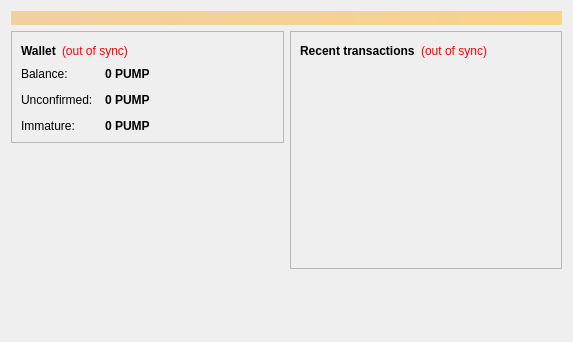
<?xml version="1.0" encoding="UTF-8"?>
<ui version="4.0">
 <class>OverviewPage</class>
 <widget class="QWidget" name="OverviewPage">
  <property name="geometry">
   <rect>
    <x>0</x>
    <y>0</y>
    <width>573</width>
    <height>342</height>
   </rect>
  </property>
  <property name="windowTitle">
   <string>Form</string>
  </property>
  <layout class="QVBoxLayout" name="topLayout">
   <item>
    <widget class="QLabel" name="labelAlerts">
     <property name="visible">
      <bool>false</bool>
     </property>
     <property name="styleSheet">
      <string notr="true">background-color: qlineargradient(x1: 0, y1: 0, x2: 1, y2: 0, stop:0 #F0D0A0, stop:1 #F8D488); color:#000000;</string>
     </property>
     <property name="wordWrap">
      <bool>true</bool>
     </property>
     <property name="margin">
      <number>3</number>
     </property>
    </widget>
   </item>
   <item>
    <layout class="QHBoxLayout" name="horizontalLayout" stretch="1,1">
     <item>
      <layout class="QVBoxLayout" name="verticalLayout_2">
       <item>
        <widget class="QFrame" name="frame">
         <property name="frameShape">
          <enum>QFrame::StyledPanel</enum>
         </property>
         <property name="frameShadow">
          <enum>QFrame::Raised</enum>
         </property>
         <layout class="QVBoxLayout" name="verticalLayout_4">
          <item>
           <layout class="QHBoxLayout" name="horizontalLayout_4">
            <item>
             <widget class="QLabel" name="label_5">
              <property name="font">
               <font>
                <weight>75</weight>
                <bold>true</bold>
               </font>
              </property>
              <property name="text">
               <string>Wallet</string>
              </property>
             </widget>
            </item>
            <item>
             <widget class="QLabel" name="labelWalletStatus">
              <property name="toolTip">
               <string>The displayed information may be out of date. Your wallet automatically synchronizes with the PumpCoin network after a connection is established, but this process has not completed yet.</string>
              </property>
              <property name="styleSheet">
               <string notr="true">QLabel { color: red; }</string>
              </property>
              <property name="text">
               <string notr="true">(out of sync)</string>
              </property>
              <property name="alignment">
               <set>Qt::AlignLeading|Qt::AlignLeft|Qt::AlignVCenter</set>
              </property>
             </widget>
            </item>
            <item>
             <spacer name="horizontalSpacer_2">
              <property name="orientation">
               <enum>Qt::Horizontal</enum>
              </property>
              <property name="sizeHint" stdset="0">
               <size>
                <width>40</width>
                <height>20</height>
               </size>
              </property>
             </spacer>
            </item>
           </layout>
          </item>
          <item>
           <layout class="QFormLayout" name="formLayout_2">
            <property name="fieldGrowthPolicy">
             <enum>QFormLayout::AllNonFixedFieldsGrow</enum>
            </property>
            <property name="horizontalSpacing">
             <number>12</number>
            </property>
            <property name="verticalSpacing">
             <number>12</number>
            </property>
            <item row="0" column="0">
             <widget class="QLabel" name="label">
              <property name="text">
               <string>Balance:</string>
              </property>
             </widget>
            </item>
            <item row="0" column="1">
             <widget class="QLabel" name="labelBalance">
              <property name="font">
               <font>
                <weight>75</weight>
                <bold>true</bold>
               </font>
              </property>
              <property name="cursor">
               <cursorShape>IBeamCursor</cursorShape>
              </property>
              <property name="toolTip">
               <string>Your current balance</string>
              </property>
              <property name="text">
               <string notr="true">0 PUMP</string>
              </property>
              <property name="textInteractionFlags">
               <set>Qt::LinksAccessibleByMouse|Qt::TextSelectableByKeyboard|Qt::TextSelectableByMouse</set>
              </property>
             </widget>
            </item>
            <item row="1" column="0">
             <widget class="QLabel" name="label_3">
              <property name="text">
               <string>Unconfirmed:</string>
              </property>
             </widget>
            </item>
            <item row="1" column="1">
             <widget class="QLabel" name="labelUnconfirmed">
              <property name="font">
               <font>
                <weight>75</weight>
                <bold>true</bold>
               </font>
              </property>
              <property name="cursor">
               <cursorShape>IBeamCursor</cursorShape>
              </property>
              <property name="toolTip">
               <string>Total of transactions that have yet to be confirmed, and do not yet count toward the current balance</string>
              </property>
              <property name="text">
               <string notr="true">0 PUMP</string>
              </property>
              <property name="textInteractionFlags">
               <set>Qt::LinksAccessibleByMouse|Qt::TextSelectableByKeyboard|Qt::TextSelectableByMouse</set>
              </property>
             </widget>
            </item>
            <item row="2" column="0">
             <widget class="QLabel" name="labelImmatureText">
              <property name="text">
               <string>Immature:</string>
              </property>
             </widget>
            </item>
            <item row="2" column="1">
             <widget class="QLabel" name="labelImmature">
              <property name="font">
               <font>
                <weight>75</weight>
                <bold>true</bold>
               </font>
              </property>
              <property name="toolTip">
               <string>Mined balance that has not yet matured</string>
              </property>
              <property name="text">
               <string notr="true">0 PUMP</string>
              </property>
              <property name="textInteractionFlags">
               <set>Qt::LinksAccessibleByMouse|Qt::TextSelectableByKeyboard|Qt::TextSelectableByMouse</set>
              </property>
             </widget>
            </item>
           </layout>
          </item>
         </layout>
        </widget>
       </item>
       <item>
        <spacer name="verticalSpacer">
         <property name="orientation">
          <enum>Qt::Vertical</enum>
         </property>
         <property name="sizeHint" stdset="0">
          <size>
           <width>20</width>
           <height>40</height>
          </size>
         </property>
        </spacer>
       </item>
      <item>
         <widget class="QLabel" name="coinimage">
          <property name="text">
           <string/>
          </property>
          <property name="pixmap">
           <pixmap resource="../bitcoin.qrc">:/icons/bitcoin</pixmap>
          </property>
          <property name="scaledContents">
           <bool>false</bool>
          </property>
          <property name="alignment">
           <set>Qt::AlignCenter</set>
          </property>
          <property name="margin">
           <number>-2</number>
          </property>
         </widget>
        </item>
      </layout>
     </item>
     <item>
      <layout class="QVBoxLayout" name="verticalLayout_3">
       <item>
        <widget class="QFrame" name="frame_2">
         <property name="frameShape">
          <enum>QFrame::StyledPanel</enum>
         </property>
         <property name="frameShadow">
          <enum>QFrame::Raised</enum>
         </property>
         <layout class="QVBoxLayout" name="verticalLayout">
          <item>
           <layout class="QHBoxLayout" name="horizontalLayout_2">
            <item>
             <widget class="QLabel" name="label_4">
              <property name="text">
               <string>&lt;b&gt;Recent transactions&lt;/b&gt;</string>
              </property>
             </widget>
            </item>
            <item>
             <widget class="QLabel" name="labelTransactionsStatus">
              <property name="toolTip">
               <string>The displayed information may be out of date. Your wallet automatically synchronizes with the PumpCoin network after a connection is established, but this process has not completed yet.</string>
              </property>
              <property name="styleSheet">
               <string notr="true">QLabel { color: red; }</string>
              </property>
              <property name="text">
               <string notr="true">(out of sync)</string>
              </property>
              <property name="alignment">
               <set>Qt::AlignRight|Qt::AlignTrailing|Qt::AlignVCenter</set>
              </property>
             </widget>
            </item>
            <item>
             <spacer name="horizontalSpacer">
              <property name="orientation">
               <enum>Qt::Horizontal</enum>
              </property>
              <property name="sizeHint" stdset="0">
               <size>
                <width>40</width>
                <height>20</height>
               </size>
              </property>
             </spacer>
            </item>
           </layout>
          </item>
          <item>
           <widget class="QListView" name="listTransactions">
            <property name="styleSheet">
             <string notr="true">QListView { background: transparent; }</string>
            </property>
            <property name="frameShape">
             <enum>QFrame::NoFrame</enum>
            </property>
            <property name="verticalScrollBarPolicy">
             <enum>Qt::ScrollBarAlwaysOff</enum>
            </property>
            <property name="horizontalScrollBarPolicy">
             <enum>Qt::ScrollBarAlwaysOff</enum>
            </property>
            <property name="selectionMode">
             <enum>QAbstractItemView::NoSelection</enum>
            </property>
           </widget>
          </item>
         </layout>
        </widget>
       </item>
       <item>
        <spacer name="verticalSpacer_2">
         <property name="orientation">
          <enum>Qt::Vertical</enum>
         </property>
         <property name="sizeHint" stdset="0">
          <size>
           <width>20</width>
           <height>40</height>
          </size>
         </property>
        </spacer>
       </item>
      </layout>
     </item>
    </layout>
   </item>
  </layout>
 </widget>
 <resources/>
 <connections/>
</ui>
